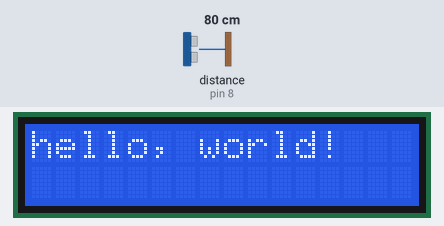
A sketch run on a simulated Arduino Uno, built with avr-gcc and run on an emulated ATmega328P. Shown: 16×2 character LCD. Wiring (inferred from the names in the program): ultrasonic range finder: trigger pin 9; echo pin 8. The inputs (shaded band) are chosen by the test bench; at power-on: distance to the obstacle (sensor on pin 8) 80 cm. The echo pulse lasts 58.3 µs per cm; what the sketch prints to the serial monitor is not drawn.

Above: at 0.07 s.
1.3 s: distance to the obstacle (sensor on pin 8) set to 29 cm
2.8 s: distance to the obstacle (sensor on pin 8) set to 24 cm
At 3.9 s:
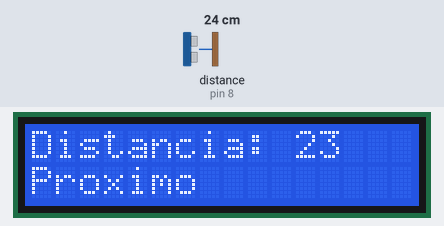
4.3 s: distance to the obstacle (sensor on pin 8) set to 12 cm
At 5.9 s:
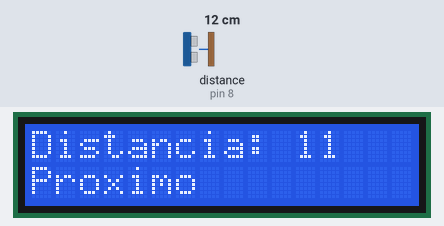
6.3 s: distance to the obstacle (sensor on pin 8) set to 9 cm
At 7.9 s:
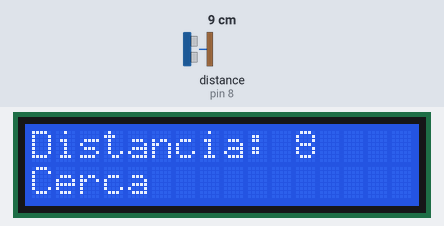
8.3 s: distance to the obstacle (sensor on pin 8) set to 7 cm
10.3 s: distance to the obstacle (sensor on pin 8) set to 4 cm
At 11.9 s:
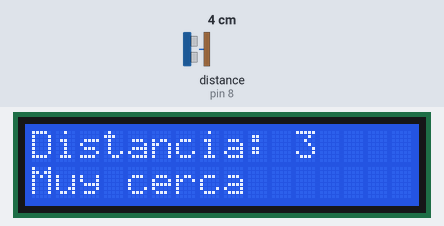
Timing chart, 0 to 13.3 s (numbered marks = the images above; inputs shaded):
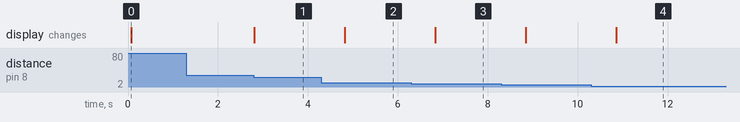

Measured:
- the behaviour switches between 26 and 25 cm on distance to the obstacle (sensor on pin 8) (found by bisection; images 0 and 1)
- the behaviour switches between 11 and 10 cm on distance to the obstacle (sensor on pin 8) (found by bisection; images 2 and 3)
- the behaviour switches between 6 and 5 cm on distance to the obstacle (sensor on pin 8) (found by bisection; images 3 and 4)
- after the input at 1.3 s, every drawn part: stays the same
- after the input at 2.8 s, the display: changes at once (image 1)
- after the input at 4.3 s, the display: changes after 0.52 s (image 2)
- after the input at 6.3 s, the display: changes after 0.54 s (image 3)
- after the input at 10.3 s, the display: changes after 0.56 s (image 4)

The sketch:

Ej7.ino
```cpp
#define trigPin  9
#define echoPin  8
long cm;
// include the library code:
#include <LiquidCrystal.h>

// initialize the library with the numbers of the interface pins
LiquidCrystal lcd(12, 11, 5, 4, 3, 2);

void setup() {
  // set up the LCD's number of columns and rows:
  lcd.begin(16, 2);
  // Print a message to the LCD.
  lcd.print("hello, world!");
  Serial.begin(9600);

  pinMode(trigPin, OUTPUT);
  pinMode(echoPin, INPUT);
}

void printData(long cm, String msg)
{
  Serial.println(cm);
  Serial.println(msg);
  lcd.clear();
  lcd.setCursor(0,0);
  lcd.print("Distancia: ");
  lcd.print(cm);
  lcd.setCursor(0,1);
  lcd.print(msg);
  delay(1000);
}

int ping(int TriggerPin, int EchoPin) {
   long duration, distanceCm;

   digitalWrite(TriggerPin, LOW);  //para generar un pulso limpio ponemos a LOW 4us
   delayMicroseconds(4);
   digitalWrite(TriggerPin, HIGH);  //generamos Trigger (disparo) de 10us
   delayMicroseconds(10);
   digitalWrite(TriggerPin, LOW);

   duration = pulseIn(EchoPin, HIGH);  //medimos el tiempo entre pulsos, en microsegundos

   distanceCm = duration * 10 / 292/ 2;   //convertimos a distancia, en cm
   return distanceCm;
}

void loop() {
  cm = ping(trigPin, echoPin);
  if(cm < 5){
  	printData(cm, "Muy cerca");
  }else if(cm < 10){
  	printData(cm, "Cerca");
  }else if(cm < 25){
  	printData(cm, "Proximo");
  }else if(cm > 25){
  	lcd.clear();
  }
}
 
```
